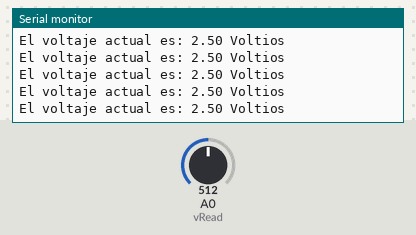
The sketch below on a simulated Arduino Uno, built with avr-gcc and run on an emulated ATmega328P. On the bench: the last lines printed to the serial monitor. Inputs (shaded band) come from the test bench; at power-on: A0 (vRead) = 512.

Above: at 1.2 s.
1.3 s: A0 (vRead) set to 716
At 1.42 s:
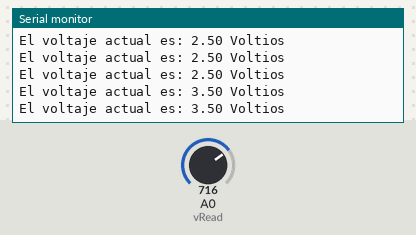
2.8 s: A0 (vRead) set to 900
At 2.83 s:
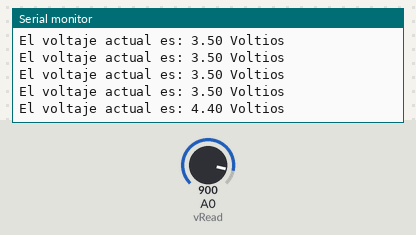
Timing chart, 0 to 5.8 s (numbered marks = the images above; inputs shaded):
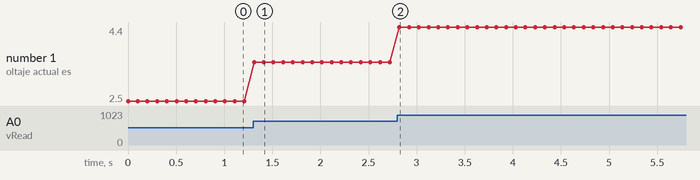

The sketch:

sketch_7_potenciometro.ino
```cpp
float vOut;
float vRead = A0;
int dt = 100;
float analogVal;

void setup() {
  pinMode(vRead, INPUT);
  Serial.begin(9600);
}

void loop() {
 analogVal = analogRead(vRead);
 vOut = (5.*analogVal)/1023.;
 Serial.print("El voltaje actual es: ");
 Serial.print(vOut);
 Serial.println(" Voltios");
 delay(dt);

}
```

Measured:
- after the input at 1.3 s, the serial monitor: prints a new line at once (image 1)
- after the input at 2.8 s, the serial monitor: prints a new line at once (image 2)
- plotted number 1: 2.5 → 3.5 after the input at 1.3 s, 3.5 → 4.4 after the input at 2.8 s
